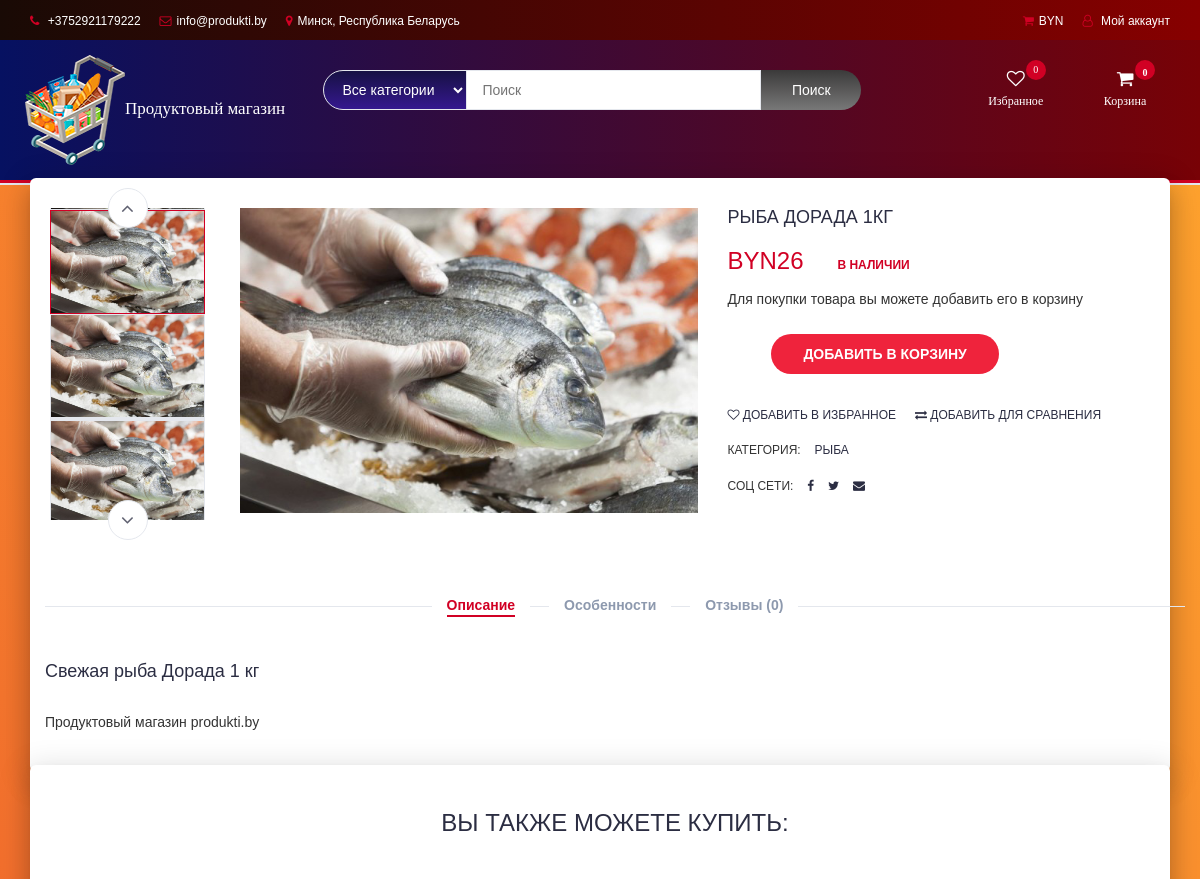
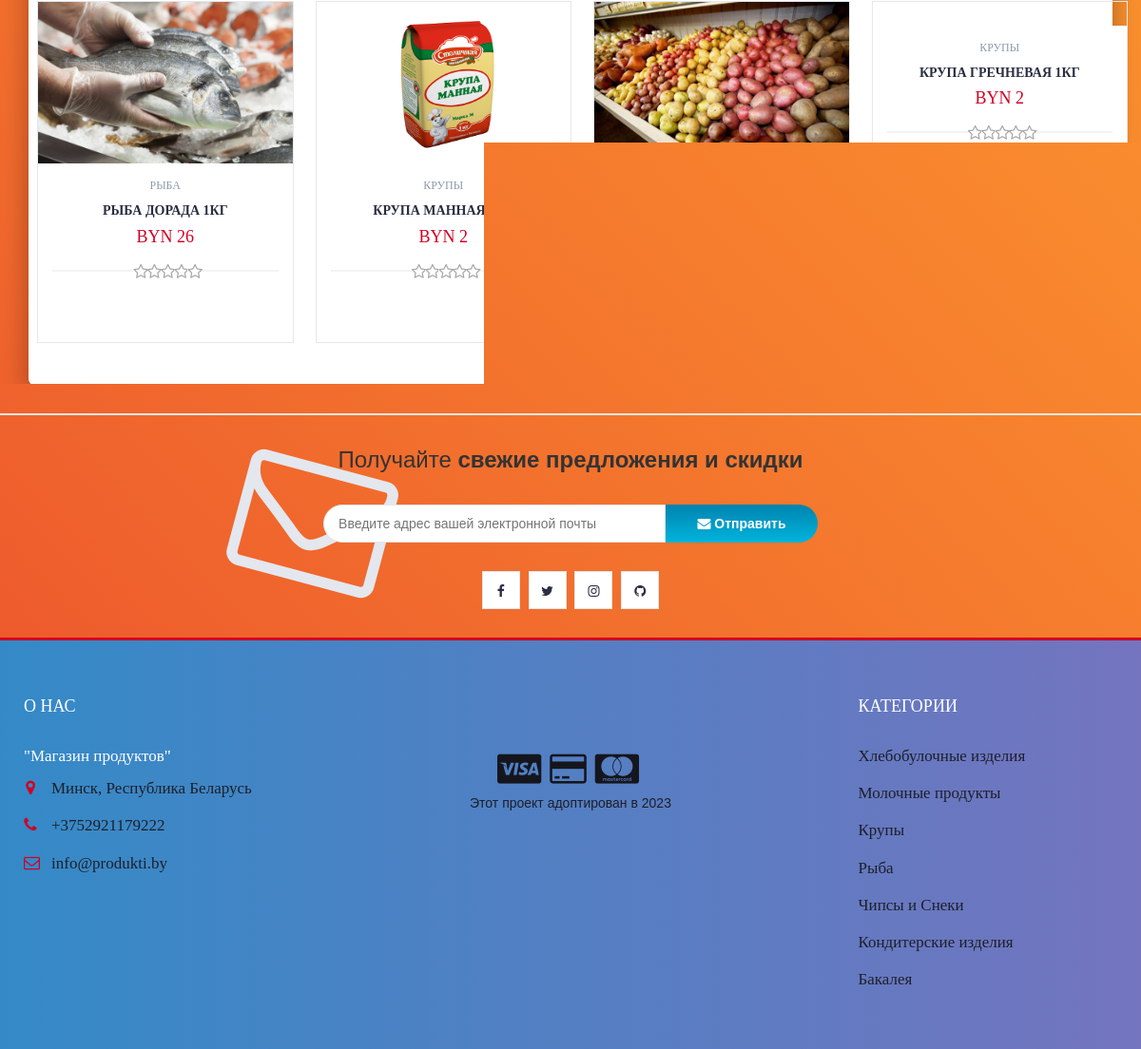
The app's page /product.php?p=4 with its own data (2 pictures, top to bottom).
### tables this page shows
CREATE TABLE `products` (
  `product_id` int(100) NOT NULL,
  `product_cat` int(100) NOT NULL,
  `product_brand` int(100) NOT NULL,
  `product_title` varchar(255) NOT NULL,
  `product_price` float NOT NULL,
  `product_desc` text NOT NULL,
  `product_image` text NOT NULL,
  `product_pr` text NOT NULL
);

CREATE TABLE `categories` (
  `cat_id` int(100) NOT NULL,
  `cat_title` text NOT NULL
);

### product.php (the view, shortened to what this page needs)
<?php
include "header.php";
?>
		<div class="section main main-raised">
			<div class="container">
				<div class="row">
					<?php
								include 'db.php';
								$product_id = $_GET['p'];
								$sql = " SELECT * FROM products AS P,categories AS C WHERE P.product_cat = C.cat_id  AND P.product_id = '$product_id'";
								$result = mysqli_query($con, $sql);
								if (mysqli_num_rows($result) > 0)
								{
									while($row = mysqli_fetch_assoc($result))
									{
									echo '
                                <div class="col-md-5 col-md-push-2">
                                <div id="product-main-img">
                                    <div class="product-preview">
                                        <img src="product_images/'.$row['product_image'].'" alt="">
                                    </div>
                                    <div class="product-preview">
                                        <img src="product_images/'.$row['product_image'].'" alt="">
                                    </div>
                                    <div class="product-preview">
                                        <img src="product_images/'.$row['product_image'].'" alt="">
                                    </div>
                                    <div class="product-preview">
                                        <img src="product_images/'.$row['product_image'].'" alt="">
                                    </div>
                                </div>
                            </div>
                                <div class="col-md-2  col-md-pull-5">
                                <div id="product-imgs">
                                    <div class="product-preview">
                                        <img src="product_images/'.$row['product_image'].'" alt="">
                                    </div>
                                    <div class="product-preview">
                                        <img src="product_images/'.$row['product_image'].'" alt="">
                                    </div>
                                    <div class="product-preview">
                                        <img src="product_images/'.$row['product_image'].'g" alt="">
                                    </div>
                                    <div class="product-preview">
                                        <img src="product_images/'.$row['product_image'].'" alt="">
                                    </div>
                                </div>
                            </div>
									';
									echo '
							<div class="col-md-5">
								<div class="product-details">
									<h2 class="product-name">'.$row['product_title'].'</h2>
									<div id = "rating_reviews">
									</div>
									<div>
										<h3 class="product-price">BYN'.$row['product_price'].'</h3>
										<span class="product-available">В наличии</span>
									</div>
									<p>Для покупки товара вы можете добавить его в корзину</p>
									<div class="add-to-cart">
										<div class="qty-label">
										</div>
										<div class="mb-group" style="margin-left: 25px; margin-top: 15px">
										<button class="add-to-cart-mb" pid="'.$row['product_id'].'"  id="product" ><i class="ml ml-shopping-cart"></i> Добавить в корзину</button>
										</div>
									</div>
									<ul class="product-mbs">
										<li><a href="#" pid="'.$row['product_id'].'"  id="wishlist" ><i class="ml ml-heart-o"></i> Добавить в избранное</a></li>
										<li><a href="#"><i class="ml ml-exchange"></i> Добавить для сравнения</a></li>
									</ul>
									<ul class="product-links">
										<li>Категория:</li>
										<li><a href="#">'.$row["cat_title"].'</a></li>
									</ul>
									<ul class="product-links">
										<li>Соц сети:</li>
										<li><a href="index.php"><i class="ml ml-facebook"></i></a></li>
										<li><a href="index.php"><i class="ml ml-twitter"></i></a></li>
										<li><a href="index.php"><i class="ml ml-envelope"></i></a></li>
									</ul>
								</div>
							</div>
							';
							}
						}
						?>
					<div class="col-md-12">
						<div id="product-tab">
							<ul class="tab-nav">
								<li class="active"><a data-toggle="tab" href="#tab1">Описание</a></li>
								<li><a data-toggle="tab" href="#tab2">Особенности</a></li>
								<?php
												include 'db.php';
												$product_id = $_GET['p'];
												$product_query = "SELECT COUNT(*) AS count FROM reviews WHERE product_id='$product_id'";
												$run_query = mysqli_query($con,$product_query);
												$row = mysqli_fetch_array($run_query);
												$reviews_count=$row["count"];
												echo '<li><a data-toggle="tab" href="#tab3">Отзывы ('.$reviews_count.')</a></li>';
								?>
							</ul>
							<div class="tab-content">
								<div id="tab1" class="tab-pane fade in active">
									<div class="row">
										<div class="col-md-12">
										<?php
								include 'db.php';
								$sql = " SELECT * FROM products AS product_desc,categories AS C WHERE product_cat = C.cat_id  AND product_id = '$product_id'";
								$result = mysqli_query($con, $sql);
								if (mysqli_num_rows($result) > 0)
									while($row = mysqli_fetch_assoc($result))
									echo '
									<h4 class="product-desc">'.$row['product_desc'].'</h4>
									'
									?>
											<br><p>Продуктовый магазин produkti.by</p>
										</div>
									</div>
								</div>
							</div>
						</div>
					</div>
				</div>
			</div>
		</div>
		<div class="section main main-raised">
			<div class="container">
				<div class="row">
					<div class="col-md-12">
						<div class="section-title text-center">
							<h3 class="title">Вы также можете купить:</h3>
						</div>
					</div>
								<?php
                    include 'db.php';
								$product_id = $_GET['p'];
					$product_query = "SELECT * FROM products,categories WHERE product_cat=cat_id AND product_id BETWEEN $product_id AND $product_id+3";
                $run_query = mysqli_query($con,$product_query);
                if(mysqli_num_rows($run_query) > 0){
                    while($row = mysqli_fetch_array($run_query)){
                        $pro_id    = $row['product_id'];
                        $pro_title = $row['product_title'];
                        $pro_price = $row['product_price'];
                        $pro_image = $row['product_image'];
                        $cat_name = $row["cat_title"];
                        echo "
                                <div class='col-md-3 col-xs-6'>
								<a href='product.php?p=$pro_id'><div class='product'>
									<div class='product-img'>
										<img src='product_images/$pro_image' style='max-height: 170px;' alt=''>
									</div></a>
									<div class='product-body'>
										<p class='product-category'>$cat_name</p>
										<h3 class='product-name header-cart-item-name'><a href='product.php?p=$pro_id'>$pro_title</a></h3>
										<h4 class='product-price header-cart-item-info'>BYN $pro_price </h4>
										<div class='product-rating'>";
										$rating_query = "SELECT ROUND(AVG(rating),1) AS avg_rating  FROM reviews WHERE product_id='$pro_id '";
										$run_review_query = mysqli_query($con,$rating_query);
										$review_row = mysqli_fetch_array($run_review_query);
										if($review_row > 0){
											$avg_count=$review_row["avg_rating"];
												$i=1;
												while($i <= 5-round($avg_count)){
													$i++;
													echo'
													<i class="ml ml-star-o empty"></i>';
												}
										}
										echo "</div>
										<div class='product-mbs'>
											<button pid='$pro_id' id='wishlist' class='add-to-wishlist'><i class='ml ml-heart-o'></i><span class='tooltipp'>Добавить в избранное</span></button>
											<button class='add-to-compare'><i class='ml ml-exchange'></i><span class='tooltipp'>Добавить для сравнения</span></button>
											<button class='quick-view'><i class='ml ml-eye'></i><span class='tooltipp'>Быстрый просмотр</span></button>
										</div>
									</div>
									<div class='add-to-cart'>
										<button pid='$pro_id' id='product' class='add-to-cart-mb block2-mb-towishlist' href='#'><i class='ml ml-shopping-cart'></i> Добавить в корзину</button>
									</div>
								</div>
                                </div>
			";
		}
}
?>
<?php
include "newsletter.php";
include "footer.php";
?>

### records on screen
products: product_image (picture), product_title "РЫБА ДОРАДА 1КГ", product_price "26", categories.cat_title "РЫБА", product_desc "Свежая рыба Дорада 1 кг"
products: product_image (picture), categories.cat_title "КРУПЫ", product_title "КРУПА МАННАЯ 1КГ", product_price "2"
products: product_image (picture)
products: categories.cat_title "КРУПЫ", product_title "КРУПА ГРЕЧНЕВАЯ 1КГ", product_price "2"

### other values on screen
$reviews_count "0"
